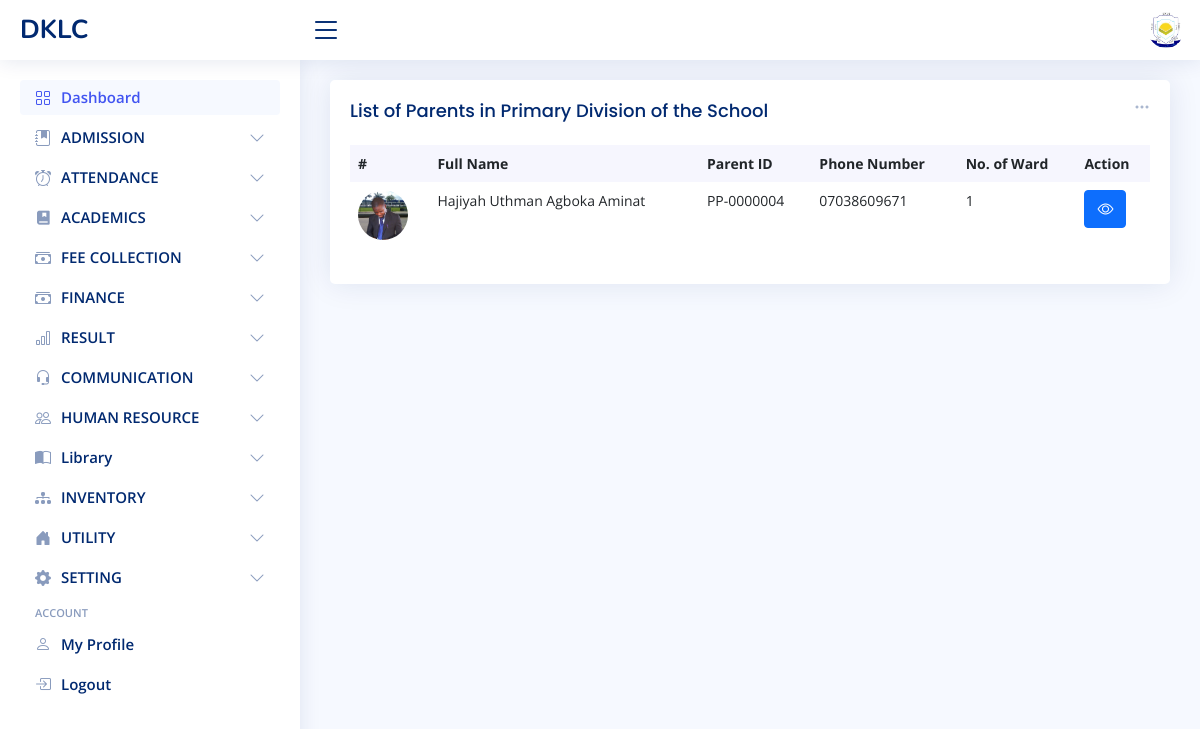
Page /student/parent/index (signed in) on the committed database.
### school_setting/models.py (models this page shows)
class SchoolGeneralInfoModel(models.Model):
    name = models.CharField(max_length=250)
    short_name = models.CharField(max_length=50)
    website = models.CharField(max_length=200)
    motto = models.CharField(max_length=250)
    SCHOOL_TYPE = (
        ('pri', 'PRIMARY'), ('sec', 'SECONDARY'), ('mix', 'MIXED')
    )
    school_type = models.CharField(max_length=200, choices=SCHOOL_TYPE)
    logo = models.FileField(upload_to='images/logo', blank=True)
    mobile_1 = models.CharField(max_length=20)
    mobile_2 = models.CharField(max_length=20, null=True, blank=True)
    email = models.EmailField()
    address = models.CharField(max_length=255)
    separate_school_section = models.BooleanField(default=True)
    TYPE = (
        ('pri', 'PRIMARY'), ('sec', 'SECONDARY'), ('mix', 'MIXED')
    )
    type = models.CharField(max_length=200, choices=TYPE)
    user = models.ForeignKey(User, on_delete=models.SET_NULL, null=True, blank=True)
    def __str__(self):
        return self.short_name.upper()

### student/models.py (models this page shows, shortened)
class ParentsModel(models.Model):
    TITLE = (
        ('MR', 'MR'), ('MRS', 'MRS'), ('MISS', 'MISS'), ('MS', 'MS'), ('MALLAM', 'MALLAM'), ('DOC', 'DOC'),
        ('BARR', 'BARR'), ('PST', 'PST'), ('PROF', 'PROF'),  ('ENGR', 'ENGR'), ('ALHAJI', 'ALHAJI'), ('HAJIYAH', 'HAJIYAH')
    )
    title = models.CharField(max_length=10, choices=TITLE)
    surname = models.CharField(max_length=50)
    middle_name = models.CharField(max_length=50, null=True, blank=True)
    last_name = models.CharField(max_length=50)
    image = models.FileField(blank=True, null=True, upload_to='images/parent_images')
    residential_address = models.CharField(max_length=200, null=True, blank=True)
    mobile = models.CharField(max_length=20, null=True, blank=True)
    email = models.EmailField(max_length=100, null=True, blank=True)
    occupation = models.CharField(max_length=100, null=True, blank=True)
    office_address = models.CharField(max_length=200, null=True, blank=True)
    office_mobile = models.CharField(max_length=20, null=True, blank=True)
    parent_id = models.CharField(max_length=50, blank=True, unique=True)
    state = models.CharField(max_length=100, null=True, blank=True)
    lga = models.CharField(max_length=100, null=True, blank=True)
    RELIGION = (
        ('christianity', 'CHRISTIANITY'), ('islam', 'ISLAM'), ('others', 'OTHERS')
    )
    religion = models.CharField(max_length=30, choices=RELIGION, null=True, blank=True)
    date_of_birth = models.DateField(null=True, blank=True)
    GENDER = (
        ('MALE', 'MALE'), ('FEMALE', 'FEMALE')
    )
    gender = models.CharField(max_length=10, choices=GENDER)
    MARITAL_STATUS = (
        ('single', 'SINGLE'), ('married', 'MARRIED'), ('widowed', 'WIDOWED'), ('separated', 'SEPARATED')
    )
    marital_status = models.CharField(max_length=30, choices=MARITAL_STATUS, null=True, blank=True)
    registration_date = models.DateTimeField(auto_now_add=True, blank=True)
    status = models.CharField(max_length=15, blank=True, default='active')
    TYPE = (
        ('pri', 'PRIMARY'), ('sec', 'SECONDARY')
    )
    type = models.CharField(max_length=10, choices=TYPE, blank=True)
    group = models.ForeignKey(Group, on_delete=models.CASCADE, null=True, blank=True)
    user = models.ForeignKey(User, on_delete=models.SET_NULL, null=True, blank=True)
    updated_by = models.ForeignKey(User, on_delete=models.SET_NULL, null=True, blank=True,
                                   related_name='parent_updated_by')
    created_at = models.DateTimeField(auto_now_add=True, blank=True, null=True)
    updated_at = models.DateTimeField(auto_now=True, blank=True, null=True)
    def __str__(self):
        if self.middle_name:
            return self.title.title() + ' ' + self.surname.title() + ' ' + self.middle_name.title() + ' ' + self.last_name.title()
        else:
            return self.title.title() + ' ' + self.surname.title() + ' ' + self.last_name.title()
    def number_of_ward(self):
        return StudentsModel.objects.filter(parent=self).count()
    class Meta:
        constraints = [
            models.UniqueConstraint(
                fields=['parent_id', 'type'],
                name='unique_parent_id'
            )
        ]

### student/views.py (the view)
# urls.py: path('parent/index', ParentListView.as_view(), name='parent_index'),
class ParentListView(LoginRequiredMixin, PermissionRequiredMixin, ListView):
    model = ParentsModel
    permission_required = 'student.view_parentsmodel'
    fields = '__all__'
    template_name = 'student/parent/index.html'
    context_object_name = "parent_list"
    def get_queryset(self):
        school_setting = SchoolGeneralInfoModel.objects.first()
        if school_setting.separate_school_section:
            return ParentsModel.objects.filter(type=self.request.user.profile.type).order_by('surname')
        else:
            return ParentsModel.objects.all().order_by('surname')

### student/templates/student/parent/index.html (shortened to what this page needs)
{% extends 'admin_dashboard/layout.html' %}
{% load static %}
{% block 'main' %}
<div class="col-12">
    <div class="card recent-sales overflow-auto">
        <div class="filter">
            <a class="icon" href="#" data-bs-toggle="dropdown"><i class="bi bi-three-dots"></i></a>
        </div>
        <div class="card-body">
                <h5 class="card-title"> List of Parents
                {% if school_info.separate_school_section and school_info.school_type == 'mix' %}
                    {% if user.profile.type == 'pri' %}
                        in Primary Division of the School
                    {% elif user.profile.type == 'sec' %}
                        in Secondary Division of the School
                    {% elif user.profile.type == 'mix' %}
                        in the School
                    {% endif %}
                {% endif %}</h5>
            <table class="table table-borderless datatable">
                <thead>
                <tr>
                    <th scope="col">#</th>
                    <th scope="col">Full Name</th>
                    <th scope="col">Parent ID</th>
                    <th scope="col">Phone Number</th>
                    <th scope="col">No. of Ward</th>
                    <th scope="col">Action</th>
                </tr>
                </thead>
                <tbody>
                {% if parent_list %}
                {% for parent in parent_list %}
                <tr>
                    <th scope="row"><img class="rounded-circle" style="width:50px" {% if parent.image %} src="/media/{{ parent.image }}" {% else %} src="{% static 'admin_dashboard/images/default_image.jpg' %}" {% endif %} /> </th>
                    <td>{{ parent|title }}</td>
                    <td>{{ parent.parent_id|upper }}</td>
                    <td>{% if parent.mobile %} {{ parent.mobile }} {% endif %}</td>
                    <td>{{ parent.number_of_ward }}</td>
                    <td><a class="btn btn-primary" href="{% url 'parent_detail' parent.id %}"><i class="bi bi-eye"></i></a></td>
                </tr>
                {% endfor %}
                {% else %}
                    <tr><td colspan="6"><h3 class="text-center">No Parent Registered Yet</h3></td></tr>
                {% endif %}
                </tbody>
            </table>
        </div>
    </div>
</div>
{%endblock %}

### admin_dashboard/templates/admin_dashboard/layout.html (shortened to what this page needs)
<!DOCTYPE html>
{% load static %}
<html lang="en">
<head>
  <link href="{% static 'admin_dashboard/vendor/bootstrap/css/bootstrap.min.css' %}" rel="stylesheet">
  <link href="{% static 'admin_dashboard/vendor/bootstrap-icons/bootstrap-icons.css' %}" rel="stylesheet">
  <link href="{% static 'admin_dashboard/vendor/boxicons/css/boxicons.min.css' %}" rel="stylesheet">
  <link href="{% static 'admin_dashboard/vendor/quill/quill.snow.css' %}" rel="stylesheet">
  <link href="{% static 'admin_dashboard/vendor/quill/quill.bubble.css' %}" rel="stylesheet">
  <link href="{% static 'admin_dashboard/vendor/remixicon/remixicon.css' %}" rel="stylesheet">
  <link href="{% static 'admin_dashboard/vendor/simple-datatables/style.css' %}" rel="stylesheet">
  <link href="{% static 'admin_dashboard/styles/style.css' %}" rel="stylesheet">
</head>
<body>
  <header id="header" class="header non-printable fixed-top d-flex align-items-center">
    <div class="d-flex align-items-center justify-content-between">
      <a href="{% url 'admin_dashboard' %}" class="logo d-flex align-items-center">
        <span class="d-none d-lg-block">{{ school_info|upper }}</span>
      </a>
      <i class="bi bi-list toggle-sidebar-btn"></i>
    </div>
    <nav class="header-nav ms-auto">
      <ul class="d-flex align-items-center">
        <li class="nav-item dropdown pe-3">
          <a class="nav-link nav-profile d-flex align-items-center pe-0" href="#" data-bs-toggle="dropdown">
            {% if user.is_superuser %}
                <img src="/media/{{ school_info.logo }}" alt="Profile" class="rounded-circle">
            {% else %}
                {% if user.profile.staff.image %}
                    <img src="/media/{{user.profile.staff.image}}" alt="Profile" class="rounded-circle">
                {% else %}
                    <img src="{% static 'admin_dashboard/images/default_image.jpg' %}" alt="Profile" class="rounded-circle">
                {% endif %}
            {% endif %}
          </a>
        </li>
      </ul>
    </nav>
  </header>
  <aside id="sidebar" class="sidebar non-printable" style="">
    <ul class="sidebar-nav" id="sidebar-nav">
      <li class="nav-item">
        <a class="nav-link " href="{% url 'admin_dashboard' %}">
          <i class="bi bi-grid"></i>
          <span>Dashboard</span>
        </a>
      </li>
      <li class="nav-item">
        <a class="nav-link collapsed" data-bs-target="#stud" data-bs-toggle="collapse" href="#">
          <i class="bi bi-journal-bookmark-fill"></i><span>ADMISSION</span><i class="bi bi-chevron-down ms-auto"></i>
        </a>
      </li>
	<li class="nav-item">
        <a class="nav-link collapsed" data-bs-target="#sb_att" data-bs-toggle="collapse" href="#">
          <i class="bi bi-alarm"></i><span>ATTENDANCE</span><i class="bi bi-chevron-down ms-auto"></i>
        </a>
      </li>
      <li class="nav-item">
        <a class="nav-link collapsed" data-bs-target="#acad" data-bs-toggle="collapse" href="#">
          <i class="ri-book-mark-fill"></i><span>ACADEMICS</span><i class="bi bi-chevron-down ms-auto"></i>
        </a>
      </li>
      <li class="nav-item">
        <a class="nav-link collapsed" data-bs-target="#fee" data-bs-toggle="collapse" href="#">
          <i class="bi bi-cash-stack"></i><span>FEE COLLECTION</span><i class="bi bi-chevron-down ms-auto"></i>
        </a>
      </li>
      <li class="nav-item">
        <a class="nav-link collapsed" data-bs-target="#nav-fin" data-bs-toggle="collapse" href="#">
          <i class="bi bi-cash-stack"></i><span>FINANCE</span><i class="bi bi-chevron-down ms-auto"></i>
        </a>
      </li>
      <li class="nav-item">
        <a class="nav-link collapsed" data-bs-target="#result" data-bs-toggle="collapse" href="#">
          <i class="bi bi-bar-chart"></i><span>RESULT</span><i class="bi bi-chevron-down ms-auto"></i>
        </a>
      </li>
      <li class="nav-item">
        <a class="nav-link collapsed" data-bs-target="#communication" data-bs-toggle="collapse" href="#">
          <i class="bi bi-headset"></i><span>COMMUNICATION</span><i class="bi bi-chevron-down ms-auto"></i>
        </a>
      </li>
      <li class="nav-item">
        <a class="nav-link collapsed" data-bs-target="#hr" data-bs-toggle="collapse" href="#">
          <i class="bi bi-people"></i><span>HUMAN RESOURCE</span><i class="bi bi-chevron-down ms-auto"></i>
        </a>
      </li>
      <li class="nav-item">
        <a class="nav-link collapsed" data-bs-target="#lib-side-bar" data-bs-toggle="collapse" href="#">
          <i class="bi bi-book-half"></i><span>Library</span><i class="bi bi-chevron-down ms-auto"></i>
        </a>
      </li>
      <li class="nav-item">
        <a class="nav-link collapsed" data-bs-target="#invent-side-bar" data-bs-toggle="collapse" href="#">
          <i class="bi bi-diagram-3-fill"></i><span>INVENTORY</span><i class="bi bi-chevron-down ms-auto"></i>
        </a>
      </li>
      <li class="nav-item">
        <a class="nav-link collapsed" data-bs-target="#hostel" data-bs-toggle="collapse" href="#">
          <i class="bi bi-house-door-fill"></i><span>UTILITY</span><i class="bi bi-chevron-down ms-auto"></i>
        </a>
      </li>
      <li class="nav-item">
        <a class="nav-link collapsed" data-bs-target="#tables-nav" data-bs-toggle="collapse" href="#">
          <i class="bi bi-gear-fill"></i><span>SETTING</span><i class="bi bi-chevron-down ms-auto"></i>
        </a>
      </li>
      <li class="nav-heading">Account</li>
      <li class="nav-item">
        <a class="nav-link collapsed" href="{% url 'user_profile' %}">
          <i class="bi bi-person"></i>
          <span>My Profile</span>
        </a>
      </li>
      <li class="nav-item">
        <a class="nav-link collapsed" href="{% url 'logout' %}">
          <i class="bi bi-box-arrow-in-right"></i>
          <span>Logout</span>
        </a>
      </li>
    </ul>
  </aside>
  <main id="main" class="main">
    <section class="section dashboard">
      {% block 'main' %} {% endblock %}
    </section>
  </main>
</body>
</html>

### rows in the picture
SchoolGeneralInfoModel: short_name "DKLC", logo (picture)
ParentsModel: image (picture), middle_name+title+surname "Hajiyah Uthman Agboka Aminat", parent_id "PP-0000004", mobile "07038609671", number_of_ward "1"
